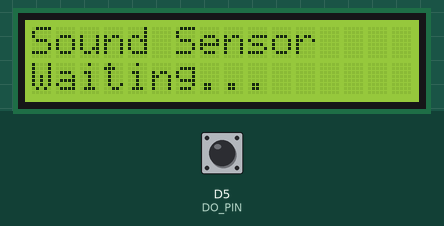
Recording of a sketch running on a simulated ESP8266 (NodeMCU). Shown: 16×2 character LCD. The inputs (shaded band) are chosen by the test bench; at power-on: D5 (DO_PIN) HIGH. What the sketch prints to the serial monitor is not drawn.

Above: at 3.3 s.
3.4 s: D5 (DO_PIN) driven LOW
At 4.7 s:
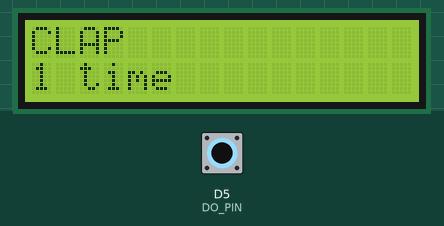
5.2 s: D5 (DO_PIN) pulsed HIGH 2 times (0.12 s each, 0.3 s apart)
At 7.0 s:
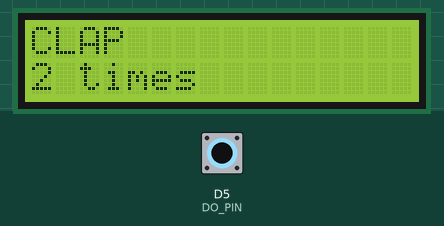
Timing chart, 0 to 8.5 s (numbered marks = the images above; inputs shaded):
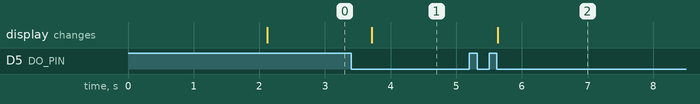

The sketch:

SoundSensor_oled.ino
```cpp
/*
 * ============================================
 *  Sound Sensor + LCD1602 I2C
 *  Hỗ trợ ESP8266 và ESP32
 * ============================================
 */

#include <Wire.h>
#include <LiquidCrystal_I2C.h>

/*=====================================
      Sound Sensor
=====================================*/
#if defined(ESP8266)
    #define DO_PIN D5
#elif defined(ESP32)
    #define DO_PIN 13
#endif

/*=====================================
      LCD I2C
=====================================*/
#if defined(ESP8266)
    #define SDA_PIN D2
    #define SCL_PIN D1
#elif defined(ESP32)
    #define SDA_PIN 19
    #define SCL_PIN 23
#endif

#define LCD_COLS 16
#define LCD_ROWS 2

LiquidCrystal_I2C lcd(0x27, LCD_COLS, LCD_ROWS);

/*=====================================
      Prototype
=====================================*/
void initSensor();
void readDO();

void initLcd();
void printLcd(String line1, String line2);

/*=====================================
      Biến toàn cục
=====================================*/
int clap = 0;
unsigned long detection_range_start = 0;
unsigned long detection_range = 0;

bool lastState = HIGH;

/*=====================================
      Setup
=====================================*/
void setup()
{
    Serial.begin(115200);

    initSensor();
    initLcd();
}

/*=====================================
      Loop
=====================================*/
void loop()
{
    readDO();
}

/*=====================================
      Sound Sensor
=====================================*/

void initSensor()
{
    pinMode(DO_PIN, INPUT);
}

void readDO()
{
    int dValue = digitalRead(DO_PIN);

    // Chỉ đếm khi chuyển từ HIGH -> LOW
    if (lastState == HIGH && dValue == LOW)
    {
        if (clap == 0)
        {
            clap = 1;
            detection_range_start = millis();
            detection_range = millis();
        }
        else
        {
            if (millis() - detection_range >= 100)
            {
                clap++;
                detection_range = millis();
            }
        }
    }

    lastState = dValue;

    // Sau 300ms thì kiểm tra số lần vỗ tay
    if (clap > 0 && (millis() - detection_range_start >= 300))
    {
        if (clap == 1)
        {
            Serial.println("CLAP 1 time");
            printLcd("CLAP", "1 time");
        }
        else if (clap == 2)
        {
            Serial.println("CLAP 2 times");
            printLcd("CLAP", "2 times");
        }
        else
        {
            Serial.print("CLAP ");
            Serial.print(clap);
            Serial.println(" times");

            printLcd("CLAP", String(clap) + " times");
        }

        clap = 0;
    }
}

/*=====================================
      LCD Functions
=====================================*/

void initLcd()
{
    Wire.begin(SDA_PIN, SCL_PIN);

    lcd.init();
    lcd.backlight();
    lcd.clear();

    lcd.setCursor(0, 0);
    lcd.print("Sound Sensor");

    lcd.setCursor(0, 1);
    lcd.print("System Ready");

    delay(2000);

    lcd.clear();

    printLcd("Sound Sensor", "Waiting...");
}

void printLcd(String line1, String line2)
{
    lcd.clear();

    lcd.setCursor(0, 0);
    lcd.print(line1);

    lcd.setCursor(0, 1);
    lcd.print(line2);
}
```

Measured:
- after the input at 3.4 s, the display: changes after 0.31 s (image 1)
- after the input at 5.2 s, the display: changes after 0.44 s (image 2)
